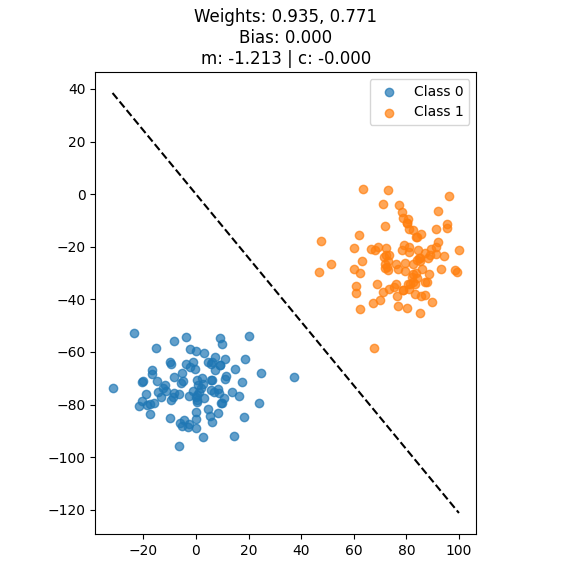

Here is the Python script that generated this plot:
"""
Perceptron demo

Author: Sam Barba
Created 23/11/2021
"""

import matplotlib.pyplot as plt
import numpy as np
import pandas as pd
from sklearn.metrics import f1_score
from sklearn.model_selection import train_test_split

from perceptron_classifier import PerceptronClf

plt.rcParams['figure.figsize'] = (7, 6)

# ---------------------------------------------------------------------------------------------------- #
# --------------------------------------------  FUNCTIONS  ------------------------------------------- #
# ---------------------------------------------------------------------------------------------------- #

def load_data(train_test_ratio=0.8):
	df = pd.read_csv(r'C:\Users\Sam Barba\Desktop\Programs\datasets\svmData.csv')
	data = df.to_numpy()
	x, y = data[:, :-1], data[:, -1].astype(int)
	y[y == -1] = 0  # File contains SVM data, so convert class -1 to 0

	x_train, x_test, y_train, y_test = train_test_split(x, y, train_size=train_test_ratio, stratify=y)

	return x_train, y_train, x_test, y_test

def confusion_matrix(predictions, actual):
	conf_mat = np.zeros((2, 2)).astype(int)

	for a, p in zip(actual, predictions):
		conf_mat[a][p] += 1

	f1 = f1_score(actual, predictions)

	return conf_mat, f1

def plot_confusion_matrices(train_conf_mat, train_f1, test_conf_mat, test_f1):
	_, (train, test) = plt.subplots(ncols=2, sharex=True, sharey=True)
	train.matshow(train_conf_mat, cmap=plt.cm.plasma)
	test.matshow(test_conf_mat, cmap=plt.cm.plasma)
	train.xaxis.set_ticks_position('bottom')
	test.xaxis.set_ticks_position('bottom')
	for (j, i), val in np.ndenumerate(train_conf_mat):
		train.text(x=i, y=j, s=val, ha='center', va='center')
		test.text(x=i, y=j, s=test_conf_mat[j][i], ha='center', va='center')
	train.set_xlabel('Predictions')
	train.set_ylabel('Actual')
	train.set_title(f'Training Confusion Matrix\nF1 score: {train_f1}')
	test.set_title(f'Test Confusion Matrix\nF1 score: {test_f1}')
	plt.show()

# ---------------------------------------------------------------------------------------------------- #
# ----------------------------------------------  MAIN  ---------------------------------------------- #
# ---------------------------------------------------------------------------------------------------- #

if __name__ == '__main__':
	x_train, y_train, x_test, y_test = load_data()

	clf = PerceptronClf()
	clf.fit(x_train, y_train)

	# Plot confusion matrices

	train_predictions = clf.predict(x_train)
	test_predictions = clf.predict(x_test)
	train_conf_mat, train_f1 = confusion_matrix(train_predictions, y_train)
	test_conf_mat, test_f1 = confusion_matrix(test_predictions, y_test)

	plot_confusion_matrices(train_conf_mat, train_f1, test_conf_mat, test_f1)

	# Visualise perceptron

	x_scatter = np.append(x_train, x_test, axis=0)
	y_scatter = np.append(y_train, y_test)

	for class_label in np.unique(y_scatter):
		plt.scatter(*x_scatter[y_scatter == class_label].T, alpha=0.7, label=f'Class {class_label}')

	decision_bound_x1 = np.min(x_scatter[:, 0])
	decision_bound_x2 = np.max(x_scatter[:, 0])
	decision_bound_y1 = (-clf.weights[0] * decision_bound_x1 - clf.bias) / clf.weights[1]
	decision_bound_y2 = (-clf.weights[0] * decision_bound_x2 - clf.bias) / clf.weights[1]

	plt.plot([decision_bound_x1, decision_bound_x2], [decision_bound_y1, decision_bound_y2], '--', color='black')

	y_min = np.min(x_scatter[:, 1])
	y_max = np.max(x_scatter[:, 1])
	plt.ylim([y_min - 0.5, y_max + 0.5])

	w = ', '.join(f'{we:.3f}' for we in clf.weights)
	m = -clf.weights[0] / clf.weights[1]
	c = -clf.bias / clf.weights[1]

	plt.axis('scaled')
	plt.title(f'Weights: {w}\nBias: {clf.bias:.3f}\nm: {m:.3f} | c: {c:.3f}')
	plt.legend()
	plt.show()
